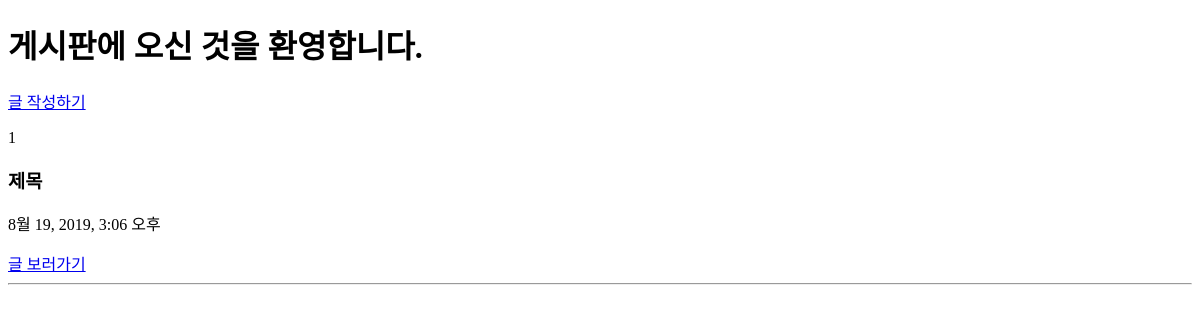
/articles/, run on an earlier commit of the app's database.
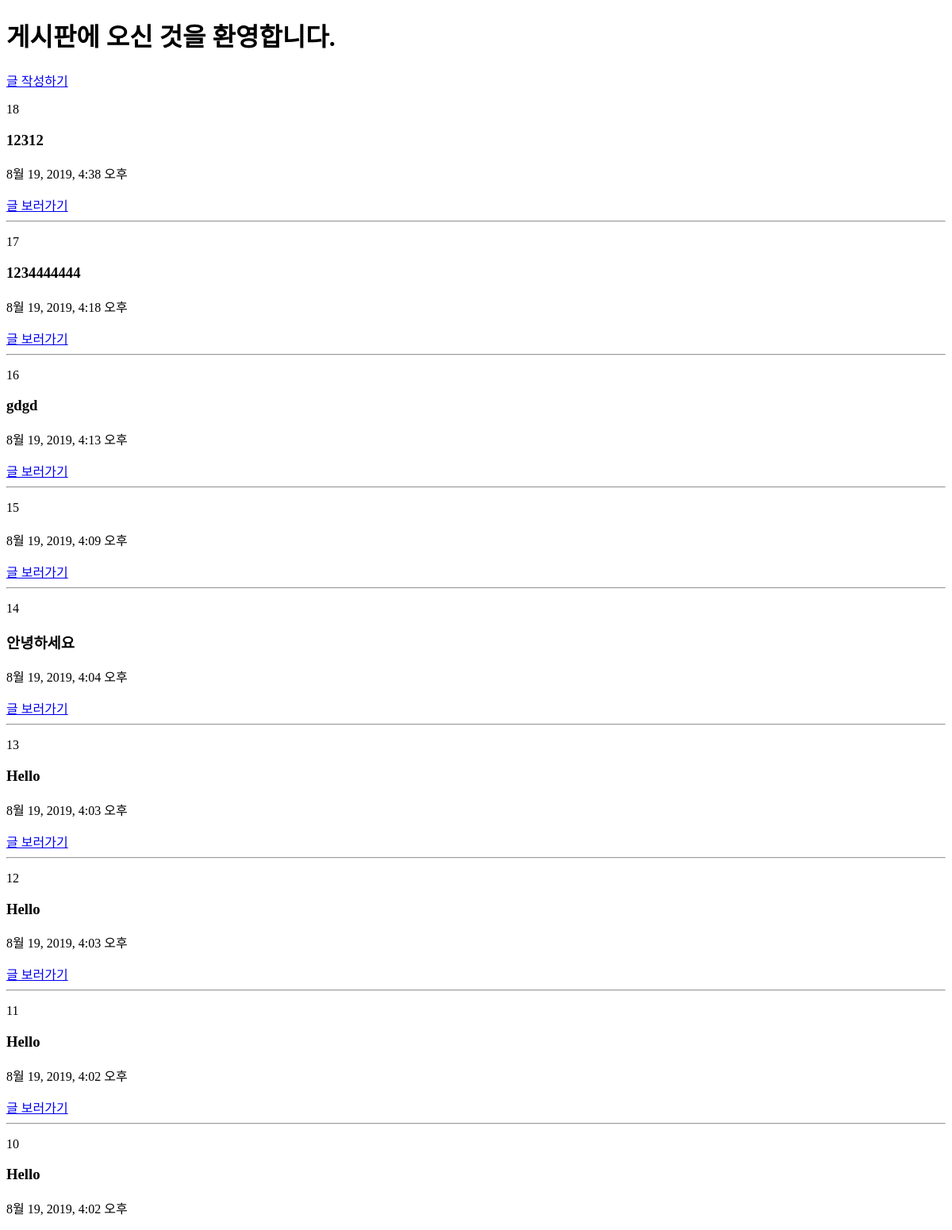
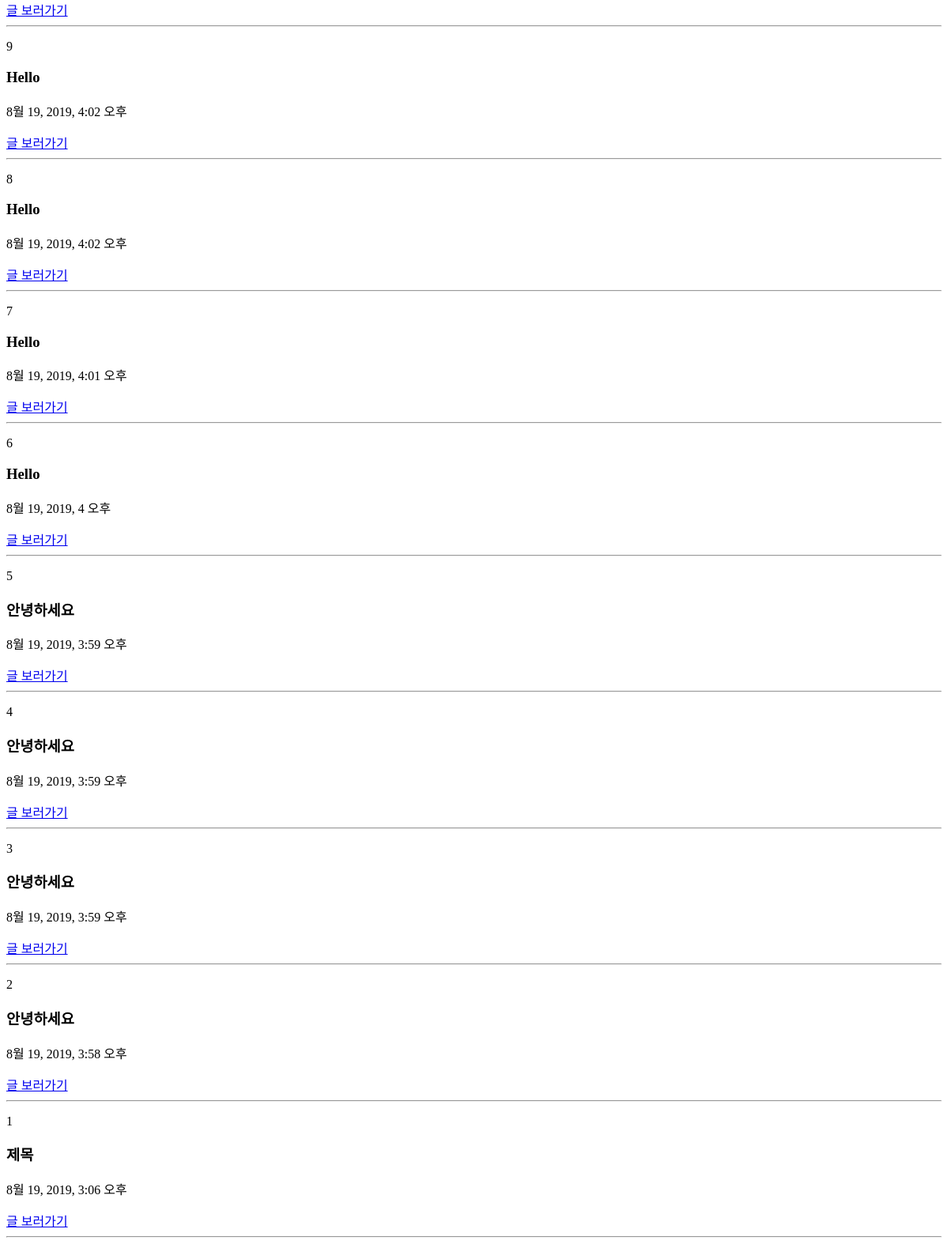
And on a later commit of the database (2 pictures, top to bottom).
### articles/models.py (models this page shows, shortened)
class Article(models.Model):
    title = models.CharField(max_length=10)
    content = models.TextField()
    created_at = models.DateTimeField(auto_now_add=True)
    updated_at = models.DateTimeField(auto_now=True)

### articles/views.py (the view)
# urls.py: path('', views.index),
def index(request):
    articles = Article.objects.order_by('-id')
    context = {
        'articles': articles
    }
    return render(request, 'articles/index.html', context)

### articles/templates/articles/index.html
{% extends 'articles/base.html' %}
{% block body %}
  <h1>게시판에 오신 것을 환영합니다.</h1>
  <a href="/articles/new/">글 작성하기</a>
  {% for article in articles %}
  <p>{{ article.id }}</p>
  <h3>{{ article.title }}</h3>
  <p>{{ article.created_at }}</p>
  <a href="/articles/{{ article.pk }}">글 보러가기</a>
  <hr>
  {% endfor %}
{% endblock %}

What changed in the data, as far as the page shows it:
added Article: id "18", title "12312", created_at "8월 19, 2019, 4:38 오후"
added Article: id "17", title "1234444444", created_at "8월 19, 2019, 4:18 오후"
added Article: id "16", title "gdgd", created_at "8월 19, 2019, 4:13 오후"
added Article: id "15", created_at "8월 19, 2019, 4:09 오후"
added Article: id "14", title "안녕하세요", created_at "8월 19, 2019, 4:04 오후"
added Article: id "13", title "Hello", created_at "8월 19, 2019, 4:03 오후"
added Article: id "12", title "Hello", created_at "8월 19, 2019, 4:03 오후"
added Article: id "11", title "Hello", created_at "8월 19, 2019, 4:02 오후"
added Article: id "10", title "Hello", created_at "8월 19, 2019, 4:02 오후"
added Article: id "9", title "Hello", created_at "8월 19, 2019, 4:02 오후"
added Article: id "8", title "Hello", created_at "8월 19, 2019, 4:02 오후"
added Article: id "7", title "Hello", created_at "8월 19, 2019, 4:01 오후"
added Article: id "6", title "Hello", created_at "8월 19, 2019, 4 오후"
added Article: id "5", title "안녕하세요", created_at "8월 19, 2019, 3:59 오후"
added Article: id "4", title "안녕하세요", created_at "8월 19, 2019, 3:59 오후"
added Article: id "3", title "안녕하세요", created_at "8월 19, 2019, 3:59 오후"
added Article: id "2", title "안녕하세요", created_at "8월 19, 2019, 3:58 오후"
